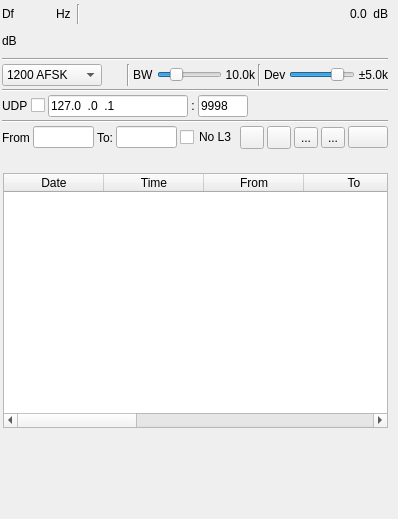
<?xml version="1.0" encoding="UTF-8"?>
<ui version="4.0">
 <class>PacketDemodGUI</class>
 <widget class="RollupContents" name="PacketDemodGUI">
  <property name="geometry">
   <rect>
    <x>0</x>
    <y>0</y>
    <width>398</width>
    <height>519</height>
   </rect>
  </property>
  <property name="sizePolicy">
   <sizepolicy hsizetype="Expanding" vsizetype="Expanding">
    <horstretch>0</horstretch>
    <verstretch>0</verstretch>
   </sizepolicy>
  </property>
  <property name="minimumSize">
   <size>
    <width>352</width>
    <height>0</height>
   </size>
  </property>
  <property name="font">
   <font>
    <family>Liberation Sans</family>
    <pointsize>9</pointsize>
   </font>
  </property>
  <property name="focusPolicy">
   <enum>Qt::StrongFocus</enum>
  </property>
  <property name="windowTitle">
   <string>Packet Demodulator</string>
  </property>
  <widget class="QWidget" name="settingsContainer" native="true">
   <property name="geometry">
    <rect>
     <x>0</x>
     <y>0</y>
     <width>390</width>
     <height>151</height>
    </rect>
   </property>
   <property name="minimumSize">
    <size>
     <width>350</width>
     <height>0</height>
    </size>
   </property>
   <property name="windowTitle">
    <string>Settings</string>
   </property>
   <layout class="QVBoxLayout" name="verticalLayout">
    <property name="spacing">
     <number>3</number>
    </property>
    <property name="leftMargin">
     <number>2</number>
    </property>
    <property name="topMargin">
     <number>2</number>
    </property>
    <property name="rightMargin">
     <number>2</number>
    </property>
    <property name="bottomMargin">
     <number>2</number>
    </property>
    <item>
     <layout class="QHBoxLayout" name="powLayout">
      <property name="topMargin">
       <number>2</number>
      </property>
      <item>
       <widget class="QLabel" name="deltaFrequencyLabel">
        <property name="minimumSize">
         <size>
          <width>16</width>
          <height>0</height>
         </size>
        </property>
        <property name="text">
         <string>Df</string>
        </property>
       </widget>
      </item>
      <item>
       <widget class="ValueDialZ" name="deltaFrequency" native="true">
        <property name="sizePolicy">
         <sizepolicy hsizetype="Maximum" vsizetype="Maximum">
          <horstretch>0</horstretch>
          <verstretch>0</verstretch>
         </sizepolicy>
        </property>
        <property name="minimumSize">
         <size>
          <width>32</width>
          <height>16</height>
         </size>
        </property>
        <property name="font">
         <font>
          <family>Liberation Mono</family>
          <pointsize>12</pointsize>
         </font>
        </property>
        <property name="cursor">
         <cursorShape>PointingHandCursor</cursorShape>
        </property>
        <property name="focusPolicy">
         <enum>Qt::StrongFocus</enum>
        </property>
        <property name="toolTip">
         <string>Demod shift frequency from center in Hz</string>
        </property>
       </widget>
      </item>
      <item>
       <widget class="QLabel" name="deltaUnits">
        <property name="text">
         <string>Hz </string>
        </property>
       </widget>
      </item>
      <item>
       <widget class="Line" name="line">
        <property name="orientation">
         <enum>Qt::Vertical</enum>
        </property>
       </widget>
      </item>
      <item>
       <spacer name="horizontalSpacer">
        <property name="orientation">
         <enum>Qt::Horizontal</enum>
        </property>
        <property name="sizeHint" stdset="0">
         <size>
          <width>40</width>
          <height>20</height>
         </size>
        </property>
       </spacer>
      </item>
      <item>
       <layout class="QHBoxLayout" name="channelPowerLayout">
        <item>
         <widget class="QLabel" name="channelPower">
          <property name="toolTip">
           <string>Channel power</string>
          </property>
          <property name="layoutDirection">
           <enum>Qt::RightToLeft</enum>
          </property>
          <property name="text">
           <string>0.0</string>
          </property>
         </widget>
        </item>
        <item>
         <widget class="QLabel" name="channelPowerUnits">
          <property name="text">
           <string> dB</string>
          </property>
         </widget>
        </item>
       </layout>
      </item>
     </layout>
    </item>
    <item>
     <layout class="QHBoxLayout" name="powerLayout">
      <item>
       <widget class="QLabel" name="channelPowerMeterUnits">
        <property name="text">
         <string>dB</string>
        </property>
       </widget>
      </item>
      <item>
       <widget class="LevelMeterSignalDB" name="channelPowerMeter" native="true">
        <property name="sizePolicy">
         <sizepolicy hsizetype="Expanding" vsizetype="MinimumExpanding">
          <horstretch>0</horstretch>
          <verstretch>0</verstretch>
         </sizepolicy>
        </property>
        <property name="minimumSize">
         <size>
          <width>0</width>
          <height>24</height>
         </size>
        </property>
        <property name="font">
         <font>
          <family>Liberation Mono</family>
          <pointsize>8</pointsize>
         </font>
        </property>
        <property name="toolTip">
         <string>Level meter (dB) top trace: average, bottom trace: instantaneous peak, tip: peak hold</string>
        </property>
       </widget>
      </item>
     </layout>
    </item>
    <item>
     <widget class="Line" name="line_5">
      <property name="orientation">
       <enum>Qt::Horizontal</enum>
      </property>
     </widget>
    </item>
    <item>
     <layout class="QHBoxLayout" name="phySettingsLayout">
      <item>
       <widget class="QComboBox" name="mode">
        <property name="minimumSize">
         <size>
          <width>100</width>
          <height>0</height>
         </size>
        </property>
        <property name="toolTip">
         <string>Baud rate and modulation</string>
        </property>
        <item>
         <property name="text">
          <string>1200 AFSK</string>
         </property>
        </item>
       </widget>
      </item>
      <item>
       <spacer name="horizontalSpacer_2">
        <property name="orientation">
         <enum>Qt::Horizontal</enum>
        </property>
        <property name="sizeHint" stdset="0">
         <size>
          <width>40</width>
          <height>20</height>
         </size>
        </property>
       </spacer>
      </item>
      <item>
       <widget class="Line" name="line_4">
        <property name="orientation">
         <enum>Qt::Vertical</enum>
        </property>
       </widget>
      </item>
      <item>
       <widget class="QLabel" name="rfBWLabel">
        <property name="text">
         <string>BW</string>
        </property>
       </widget>
      </item>
      <item>
       <widget class="QSlider" name="rfBW">
        <property name="sizePolicy">
         <sizepolicy hsizetype="Expanding" vsizetype="Minimum">
          <horstretch>0</horstretch>
          <verstretch>0</verstretch>
         </sizepolicy>
        </property>
        <property name="minimumSize">
         <size>
          <width>0</width>
          <height>0</height>
         </size>
        </property>
        <property name="toolTip">
         <string>RF bandwidth</string>
        </property>
        <property name="minimum">
         <number>10</number>
        </property>
        <property name="maximum">
         <number>400</number>
        </property>
        <property name="pageStep">
         <number>1</number>
        </property>
        <property name="value">
         <number>100</number>
        </property>
        <property name="orientation">
         <enum>Qt::Horizontal</enum>
        </property>
       </widget>
      </item>
      <item>
       <widget class="QLabel" name="rfBWText">
        <property name="minimumSize">
         <size>
          <width>30</width>
          <height>0</height>
         </size>
        </property>
        <property name="text">
         <string>10.0k</string>
        </property>
        <property name="alignment">
         <set>Qt::AlignRight|Qt::AlignTrailing|Qt::AlignVCenter</set>
        </property>
       </widget>
      </item>
      <item>
       <widget class="Line" name="line_2">
        <property name="orientation">
         <enum>Qt::Vertical</enum>
        </property>
       </widget>
      </item>
      <item>
       <widget class="QLabel" name="fmDevLabel">
        <property name="text">
         <string>Dev</string>
        </property>
       </widget>
      </item>
      <item>
       <widget class="QSlider" name="fmDev">
        <property name="sizePolicy">
         <sizepolicy hsizetype="Expanding" vsizetype="Minimum">
          <horstretch>0</horstretch>
          <verstretch>0</verstretch>
         </sizepolicy>
        </property>
        <property name="minimumSize">
         <size>
          <width>0</width>
          <height>0</height>
         </size>
        </property>
        <property name="toolTip">
         <string>Peak frequency deviation</string>
        </property>
        <property name="minimum">
         <number>10</number>
        </property>
        <property name="maximum">
         <number>60</number>
        </property>
        <property name="pageStep">
         <number>1</number>
        </property>
        <property name="value">
         <number>50</number>
        </property>
        <property name="orientation">
         <enum>Qt::Horizontal</enum>
        </property>
       </widget>
      </item>
      <item>
       <widget class="QLabel" name="fmDevText">
        <property name="minimumSize">
         <size>
          <width>30</width>
          <height>0</height>
         </size>
        </property>
        <property name="text">
         <string>±5.0k</string>
        </property>
        <property name="alignment">
         <set>Qt::AlignRight|Qt::AlignTrailing|Qt::AlignVCenter</set>
        </property>
       </widget>
      </item>
     </layout>
    </item>
    <item>
     <widget class="Line" name="line_6">
      <property name="orientation">
       <enum>Qt::Horizontal</enum>
      </property>
     </widget>
    </item>
    <item>
     <layout class="QHBoxLayout" name="udpLayout">
      <item>
       <widget class="QLabel" name="udpEnabledLabel">
        <property name="text">
         <string>UDP</string>
        </property>
       </widget>
      </item>
      <item>
       <widget class="QCheckBox" name="udpEnabled">
        <property name="toolTip">
         <string>Send packets via UDP</string>
        </property>
        <property name="layoutDirection">
         <enum>Qt::RightToLeft</enum>
        </property>
        <property name="text">
         <string/>
        </property>
       </widget>
      </item>
      <item>
       <widget class="QLineEdit" name="udpAddress">
        <property name="minimumSize">
         <size>
          <width>120</width>
          <height>0</height>
         </size>
        </property>
        <property name="focusPolicy">
         <enum>Qt::ClickFocus</enum>
        </property>
        <property name="toolTip">
         <string>Destination UDP address</string>
        </property>
        <property name="inputMask">
         <string>000.000.000.000</string>
        </property>
        <property name="text">
         <string>127.0.0.1</string>
        </property>
       </widget>
      </item>
      <item>
       <widget class="QLabel" name="udpSeparator">
        <property name="text">
         <string>:</string>
        </property>
        <property name="alignment">
         <set>Qt::AlignCenter</set>
        </property>
       </widget>
      </item>
      <item>
       <widget class="QLineEdit" name="udpPort">
        <property name="minimumSize">
         <size>
          <width>50</width>
          <height>0</height>
         </size>
        </property>
        <property name="maximumSize">
         <size>
          <width>50</width>
          <height>16777215</height>
         </size>
        </property>
        <property name="focusPolicy">
         <enum>Qt::ClickFocus</enum>
        </property>
        <property name="toolTip">
         <string>Destination UDP port</string>
        </property>
        <property name="inputMask">
         <string>00000</string>
        </property>
        <property name="text">
         <string>9998</string>
        </property>
       </widget>
      </item>
      <item>
       <spacer name="horizontalSpacer_4">
        <property name="orientation">
         <enum>Qt::Horizontal</enum>
        </property>
        <property name="sizeHint" stdset="0">
         <size>
          <width>40</width>
          <height>20</height>
         </size>
        </property>
       </spacer>
      </item>
     </layout>
    </item>
    <item>
     <widget class="Line" name="line_3">
      <property name="orientation">
       <enum>Qt::Horizontal</enum>
      </property>
     </widget>
    </item>
    <item>
     <layout class="QHBoxLayout" name="filterLayout">
      <item>
       <widget class="QLabel" name="filterFromLabel">
        <property name="text">
         <string>From</string>
        </property>
       </widget>
      </item>
      <item>
       <widget class="QLineEdit" name="filterFrom">
        <property name="toolTip">
         <string>Display only packets where the source address (From) matches the specified regular expression</string>
        </property>
       </widget>
      </item>
      <item>
       <widget class="QLabel" name="filterToLabel">
        <property name="text">
         <string>To:</string>
        </property>
       </widget>
      </item>
      <item>
       <widget class="QLineEdit" name="filterTo">
        <property name="toolTip">
         <string>Display only packets where the destination address (To) matches the specified regular expression</string>
        </property>
        <property name="text">
         <string/>
        </property>
       </widget>
      </item>
      <item>
       <widget class="QCheckBox" name="filterPID">
        <property name="toolTip">
         <string>Check to display only packets with PID set to No L3 (f0). This is typically used for APRS and BBS packets.</string>
        </property>
        <property name="text">
         <string>No L3</string>
        </property>
       </widget>
      </item>
      <item>
       <spacer name="horizontalSpacer_3">
        <property name="orientation">
         <enum>Qt::Horizontal</enum>
        </property>
        <property name="sizeHint" stdset="0">
         <size>
          <width>40</width>
          <height>20</height>
         </size>
        </property>
       </spacer>
      </item>
      <item>
       <widget class="ButtonSwitch" name="useFileTime">
        <property name="maximumSize">
         <size>
          <width>24</width>
          <height>16777215</height>
         </size>
        </property>
        <property name="toolTip">
         <string>Check to use date and time from input file. Uncheck to use date and time from clock.</string>
        </property>
        <property name="text">
         <string/>
        </property>
        <property name="icon">
         <iconset resource="../../../sdrgui/resources/res.qrc">
          <normaloff>:/clockcurrent.png</normaloff>
          <normalon>:/clockfile.png</normalon>:/clockcurrent.png</iconset>
        </property>
       </widget>
      </item>
      <item>
       <widget class="ButtonSwitch" name="logEnable">
        <property name="maximumSize">
         <size>
          <width>24</width>
          <height>16777215</height>
         </size>
        </property>
        <property name="toolTip">
         <string>Start/stop logging of received packets to .csv file</string>
        </property>
        <property name="text">
         <string/>
        </property>
        <property name="icon">
         <iconset resource="../../../sdrgui/resources/res.qrc">
          <normaloff>:/record_off.png</normaloff>:/record_off.png</iconset>
        </property>
       </widget>
      </item>
      <item>
       <widget class="QToolButton" name="logFilename">
        <property name="toolTip">
         <string>Set log .csv filename</string>
        </property>
        <property name="text">
         <string>...</string>
        </property>
        <property name="icon">
         <iconset resource="../../../sdrgui/resources/res.qrc">
          <normaloff>:/save.png</normaloff>:/save.png</iconset>
        </property>
        <property name="checkable">
         <bool>false</bool>
        </property>
       </widget>
      </item>
      <item>
       <widget class="QToolButton" name="logOpen">
        <property name="toolTip">
         <string>Read data from .csv log file</string>
        </property>
        <property name="text">
         <string>...</string>
        </property>
        <property name="icon">
         <iconset resource="../../../sdrgui/resources/res.qrc">
          <normaloff>:/load.png</normaloff>:/load.png</iconset>
        </property>
        <property name="checkable">
         <bool>false</bool>
        </property>
       </widget>
      </item>
      <item>
       <widget class="QPushButton" name="clearTable">
        <property name="toolTip">
         <string>Clear packets from table</string>
        </property>
        <property name="text">
         <string/>
        </property>
        <property name="icon">
         <iconset resource="../../../sdrgui/resources/res.qrc">
          <normaloff>:/bin.png</normaloff>:/bin.png</iconset>
        </property>
       </widget>
      </item>
     </layout>
    </item>
   </layout>
  </widget>
  <widget class="QWidget" name="dataContainer" native="true">
   <property name="geometry">
    <rect>
     <x>0</x>
     <y>170</y>
     <width>391</width>
     <height>261</height>
    </rect>
   </property>
   <property name="sizePolicy">
    <sizepolicy hsizetype="Expanding" vsizetype="Expanding">
     <horstretch>0</horstretch>
     <verstretch>0</verstretch>
    </sizepolicy>
   </property>
   <property name="windowTitle">
    <string>Received Packets</string>
   </property>
   <layout class="QVBoxLayout" name="verticalLayoutTable">
    <property name="spacing">
     <number>2</number>
    </property>
    <property name="leftMargin">
     <number>3</number>
    </property>
    <property name="topMargin">
     <number>3</number>
    </property>
    <property name="rightMargin">
     <number>3</number>
    </property>
    <property name="bottomMargin">
     <number>3</number>
    </property>
    <item>
     <widget class="QTableWidget" name="packets">
      <property name="toolTip">
       <string>Received packets</string>
      </property>
      <property name="editTriggers">
       <set>QAbstractItemView::NoEditTriggers</set>
      </property>
      <column>
       <property name="text">
        <string>Date</string>
       </property>
       <property name="toolTip">
        <string>Date packet was received</string>
       </property>
      </column>
      <column>
       <property name="text">
        <string>Time</string>
       </property>
       <property name="toolTip">
        <string>Time packet was received</string>
       </property>
      </column>
      <column>
       <property name="text">
        <string>From</string>
       </property>
       <property name="toolTip">
        <string>Source callsign/address</string>
       </property>
      </column>
      <column>
       <property name="text">
        <string>To</string>
       </property>
       <property name="toolTip">
        <string>Destination callsign/address</string>
       </property>
      </column>
      <column>
       <property name="text">
        <string>Via</string>
       </property>
       <property name="toolTip">
        <string>Repeater addresses</string>
       </property>
      </column>
      <column>
       <property name="text">
        <string>Type</string>
       </property>
       <property name="toolTip">
        <string>AX.25 frame type</string>
       </property>
      </column>
      <column>
       <property name="text">
        <string>PID</string>
       </property>
       <property name="toolTip">
        <string>Layer 3 protocol ID</string>
       </property>
      </column>
      <column>
       <property name="text">
        <string>Data</string>
       </property>
       <property name="toolTip">
        <string>Packet data as UTF-8 character string</string>
       </property>
      </column>
      <column>
       <property name="text">
        <string>Data (Hex)</string>
       </property>
       <property name="toolTip">
        <string>Packet data as hex</string>
       </property>
      </column>
     </widget>
    </item>
   </layout>
  </widget>
 </widget>
 <customwidgets>
  <customwidget>
   <class>RollupContents</class>
   <extends>QWidget</extends>
   <header>gui/rollupcontents.h</header>
   <container>1</container>
  </customwidget>
  <customwidget>
   <class>ValueDialZ</class>
   <extends>QWidget</extends>
   <header>gui/valuedialz.h</header>
   <container>1</container>
  </customwidget>
  <customwidget>
   <class>ButtonSwitch</class>
   <extends>QToolButton</extends>
   <header>gui/buttonswitch.h</header>
  </customwidget>
  <customwidget>
   <class>LevelMeterSignalDB</class>
   <extends>QWidget</extends>
   <header>gui/levelmeter.h</header>
   <container>1</container>
  </customwidget>
 </customwidgets>
 <tabstops>
  <tabstop>packets</tabstop>
 </tabstops>
 <resources>
  <include location="../../../sdrgui/resources/res.qrc"/>
 </resources>
 <connections/>
</ui>
